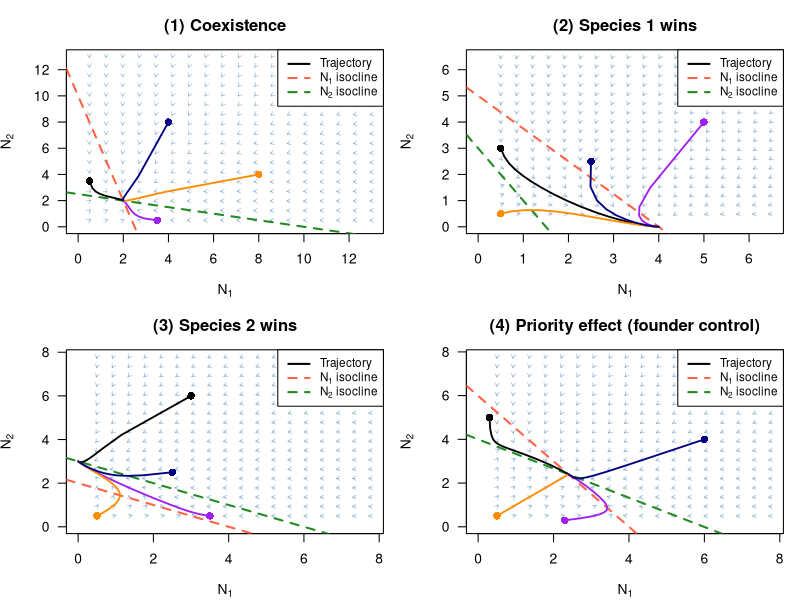

Generate this figure with R:
### Lotka-Volterra model for 2 competing species
### dN1/dt = N1 * (r1 - alpha11*N1 - alpha12*N2)
### dN2/dt = N2 * (r2 - alpha21*N1 - alpha22*N2)
###
### Four qualitative outcomes:
###   (1) Coexistence
###   (2) Species 1 wins
###   (3) Species 2 wins
###   (4) Priority effect (founder control)

library(deSolve)

# ─────────────────────────────────────────────
# ODE function
# ─────────────────────────────────────────────
LV_competition <- function(time, state, params) {
  N1 <- state["N1"]
  N2 <- state["N2"]
  
  r1     <- params["r1"]
  r2     <- params["r2"]
  a11    <- params["a11"]
  a12    <- params["a12"]
  a21    <- params["a21"]
  a22    <- params["a22"]
  
  dN1 <- N1 * (r1 - a11 * N1 - a12 * N2)
  dN2 <- N2 * (r2 - a21 * N1 - a22 * N2)
  
  return(list(c(dN1, dN2)))
}

# ─────────────────────────────────────────────
# Helper: run ODE for a set of initial conditions
# ─────────────────────────────────────────────
run_lv <- function(N1_0, N2_0, params,
                   t = seq(0, 100, by = 0.5)) {
  pop  <- c(N1 = N1_0, N2 = N2_0)
  out  <- ode(pop, t, LV_competition, parms = params)
  as.data.frame(out)
}

# ─────────────────────────────────────────────
# Helper: vector field (normalised arrows)
# ─────────────────────────────────────────────
vector_field <- function(params, N_max, n_grid = 18, scale = 0.06) {
  N_seq <- seq(0.5, N_max, length.out = n_grid)
  grid  <- expand.grid(N1 = N_seq, N2 = N_seq)
  
  dN1_vec <- numeric(nrow(grid))
  dN2_vec <- numeric(nrow(grid))
  
  for (k in seq_len(nrow(grid))) {
    state_k <- c(N1 = grid$N1[k], N2 = grid$N2[k])
    derivs  <- LV_competition(0, state_k, params)[[1]]
    dN1_vec[k] <- derivs[1]
    dN2_vec[k] <- derivs[2]
  }
  
  mag       <- sqrt(dN1_vec^2 + dN2_vec^2)
  mag[mag == 0] <- 1   # avoid division by zero
  dN1_norm  <- scale * dN1_vec / mag
  dN2_norm  <- scale * dN2_vec / mag
  
  list(grid = grid, dN1 = dN1_norm, dN2 = dN2_norm)
}

# ─────────────────────────────────────────────
# Helper: plot one scenario
# ─────────────────────────────────────────────
plot_scenario <- function(params, ic_list, title,
                          N_max   = NULL,
                          n_grid  = 18,
                          vf_scale = 0.06) {
  
  r1  <- params["r1"];  r2  <- params["r2"]
  a11 <- params["a11"]; a12 <- params["a12"]
  a21 <- params["a21"]; a22 <- params["a22"]
  
  # Zero-growth isoclines (non-trivial)
  # N1-isocline: N2 = (r1 - a11*N1) / a12   → line in (N1, N2) space
  # N2-isocline: N2 = (r2 - a21*N1) / a22
  
  K1  <- r1 / a11   # N1 carrying capacity (N2 = 0)
  K2  <- r2 / a22   # N2 carrying capacity (N1 = 0)
  K12 <- r1 / a12   # N2 value where N1-isocline hits N2-axis
  K21 <- r2 / a21   # N1 value where N2-isocline hits N1-axis
  
  if (is.null(N_max)) N_max <- max(K1, K2, K12, K21) * 1.3
  
  # Vector field
  vf <- vector_field(params, N_max, n_grid, vf_scale)
  
  # Trajectories
  traj_list <- lapply(ic_list, function(ic)
    run_lv(ic[1], ic[2], params))
  
  # ── Plot ──
  plot(NA,
       xlim = c(0, N_max), ylim = c(0, N_max),
       xlab = expression(N[1]), ylab = expression(N[2]),
       main = title, las = 1)
  
  # Vector field
  arrows(
    x0 = vf$grid$N1, y0 = vf$grid$N2,
    x1 = vf$grid$N1 + vf$dN1,
    y1 = vf$grid$N2 + vf$dN2,
    length = 0.04,
    col    = adjustcolor("steelblue", alpha.f = 0.45),
    lwd    = 0.8
  )
  
  # N1-isocline: N2 = (r1 - a11*N1) / a12
  # passes through (K1, 0) and (0, K12)
  abline(a = K12, b = -a11 / a12, col = "tomato", lwd = 2, lty = 2)
  
  # N2-isocline: N2 = (r2 - a21*N1) / a22
  # passes through (K21, 0) and (0, K2)
  abline(a = K2, b = -a21 / a22, col = "forestgreen", lwd = 2, lty = 2)
  
  # Trajectories
  cols <- c("black", "purple", "darkorange", "navy")
  for (j in seq_along(traj_list)) {
    df <- traj_list[[j]]
    lines(df$N2 ~ df$N1,
          col = cols[((j - 1) %% length(cols)) + 1],
          lwd = 1.8)
    # starting point
    points(df$N1[1], df$N2[1], pch = 16, cex = 1.2,
           col = cols[((j - 1) %% length(cols)) + 1])
  }
  
  # Legend
  legend("topright",
         legend = c("Trajectory", expression(N[1] ~ "isocline"),
                    expression(N[2] ~ "isocline")),
         col    = c("black", "tomato", "forestgreen"),
         lty    = c(1, 2, 2),
         lwd    = 2,
         bg     = "white",
         cex    = 0.85)
}

# ══════════════════════════════════════════════
# Parameter sets for the four qualitative outcomes
# ══════════════════════════════════════════════

# ── Condition summary ──────────────────────────────────────────────────────
# Let K1 = r1/a11, K2 = r2/a22, K12 = r1/a12, K21 = r2/a21
#
# (1) Coexistence:       K21 > K1  AND  K12 > K2
#     i.e. a11 > a21  AND  a22 > a12
#     (intraspecific competition stronger than interspecific for each species)
#
# (2) Species 1 wins:    K1 > K21  AND  K2 < K12
#     (N1 isocline above N2 isocline everywhere)
#
# (3) Species 2 wins:    K1 < K21  AND  K2 > K12
#     (N2 isocline above N1 isocline everywhere)
#
# (4) Priority effect:   K1 < K21  AND  K2 < K12
#     (isoclines cross; winner depends on initial conditions)
# ─────────────────────────────────────────────────────────────────────────

# ── (1) Coexistence ─────────────────────────────────────────────────────
# Intraspecific >> interspecific competition ensures a wide basin of attraction
# The isocline intercepts give:
#   N1-isocline hits N1-axis at K1=r1/a11, hits N2-axis at K12=r1/a12
#   N2-isocline hits N1-axis at K21=r2/a21, hits N2-axis at K2=r2/a22
# Coexistence: N1-isocline ABOVE N2-isocline at N2-axis (K12 > K2)
#              AND N2-isocline ABOVE N1-isocline at N1-axis (K21 > K1)
#   → K12 > K2  AND  K21 > K1
#   → r1/a12 > r2/a22  AND  r2/a21 > r1/a11
#   → with r1=r2=1: 1/a12 > 1/a22 → a12 < a22  (inter < intra for N2 effect on N1)
#                   1/a21 > 1/a11  → a21 < a11  (inter < intra for N1 effect on N2)
# So coexistence: a11 > a21  AND  a22 > a12  ✓
#
# Chosen: a11=0.40, a22=0.40 (strong intra), a12=0.10, a21=0.10 (weak inter)
#   K1=2.5, K21=10, K2=2.5, K12=10
#   K21 > K1,  K12 > K2  → coexistence, interior equilibrium ≈ (2.27, 2.27)
params_coex <- c(r1=1, r2=1,
                 a11=0.40, a12=0.10,
                 a21=0.10, a22=0.40)
ic_coex <- list(c(0.5, 3.5), c(3.5, 0.5), c(8.0, 4.0), c(4.0, 8.0))


# ── (2) Species 1 wins ──────────────────────────────────────────────────
# K1=4, K21=2  ->  K1 > K21
# K2=3, K12=5  ->  K2 < K12
params_sp1 <- c(r1=1,    r2=0.75,
                a11=0.25, a12=0.20,
                a21=0.50, a22=0.25)
ic_sp1 <- list(c(0.5, 3.0), c(5.0, 4.0), c(0.5, 0.5), c(2.5, 2.5))

# ── (3) Species 2 wins ──────────────────────────────────────────────────
# K1=4, K21=6  ->  K1 < K21
# K2=3, K12=2  ->  K2 > K12
params_sp2 <- c(r1=1,    r2=0.75,
                a11=0.25, a12=0.50,
                a21=0.125, a22=0.25)
ic_sp2 <- list(c(3.0, 6.0), c(3.5, 0.5), c(0.5, 0.5), c(2.5, 2.5))

# ── (4) Priority effect ─────────────────────────────────────────────────
# K1=4, K21=6  ->  K1 < K21
# K2=4, K12=6  ->  K2 < K12
params_prio <- c(r1=1,  r2=1,
                 a11=0.25, a12=0.167,
                 a21=0.167, a22=0.25)
ic_prio <- list(c(0.3, 5.0), c(2.3, 0.3), c(0.5, 0.5), c(6.0, 4))

# ══════════════════════════════════════════════
# Produce the four phase-plane plots
# ══════════════════════════════════════════════
par(mfrow = c(2, 2), mar = c(4, 4, 3, 1))

plot_scenario(params_coex,
              ic_list  = ic_coex,
              title    = "(1) Coexistence",
              vf_scale = 0.08)

plot_scenario(params_sp1,
              ic_list  = ic_sp1,
              title    = "(2) Species 1 wins",
              vf_scale = 0.08)

plot_scenario(params_sp2,
              ic_list  = ic_sp2,
              title    = "(3) Species 2 wins",
              vf_scale = 0.08)

plot_scenario(params_prio,
              ic_list  = ic_prio,
              title    = "(4) Priority effect (founder control)",
              vf_scale = 0.08)

par(mfrow = c(1, 1))  # reset layout
